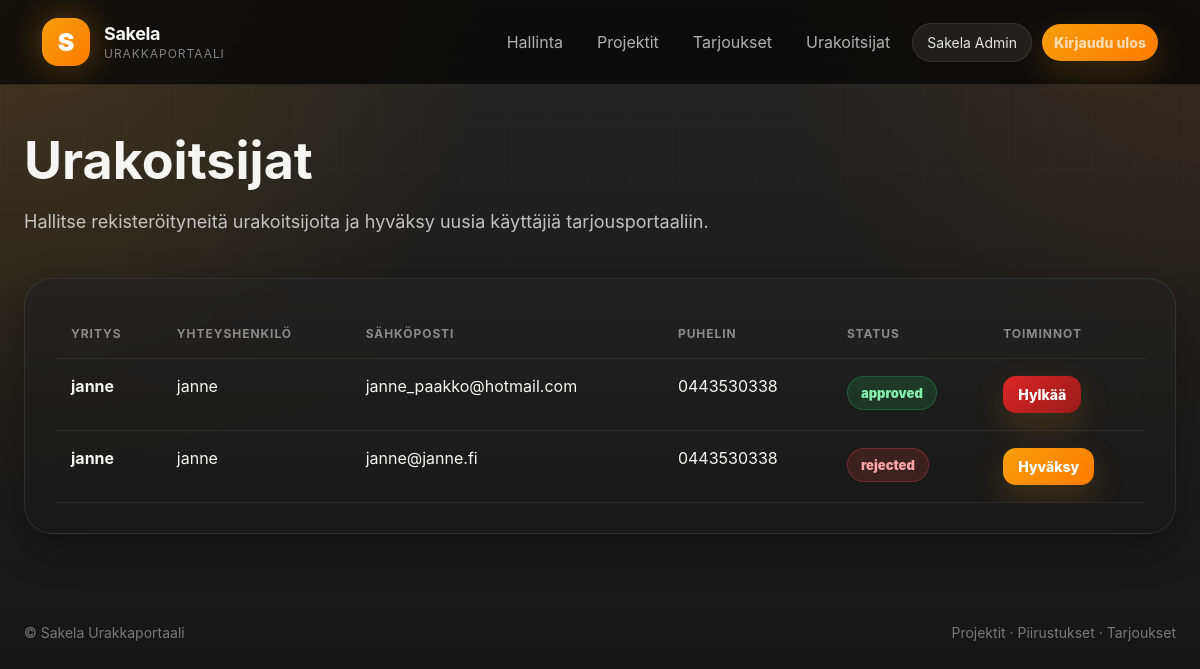
Screenshot of /admin/contractors (signed in) with the database file from the repository.
### tables this page shows
CREATE TABLE users (
            id INTEGER PRIMARY KEY AUTOINCREMENT,
            name TEXT NOT NULL,
            email TEXT NOT NULL UNIQUE,
            password_hash TEXT NOT NULL,
            role TEXT NOT NULL DEFAULT 'contractor',
            contractor_status TEXT NOT NULL DEFAULT 'pending',
            company_name TEXT,
            phone TEXT,
            created_at TEXT NOT NULL
        );

### app.py (the view)
@app.route("/admin/contractors")
@login_required
@admin_required
def admin_contractors():
    conn = get_db()
    contractors = conn.execute("""
        SELECT *
        FROM users
        WHERE role = 'contractor'
        ORDER BY created_at DESC
    """).fetchall()
    conn.close()
    return render_template("admin_contractors.html", contractors=contractors)

### app.py (called while the page is built)
def get_db():
    conn = sqlite3.connect(DATABASE)
    conn.row_factory = sqlite3.Row
    return conn

def current_user():
    if "user_id" not in session:
        return None
    conn = get_db()
    user = conn.execute(
        "SELECT * FROM users WHERE id = ?",
        (session["user_id"],)
    ).fetchone()
    conn.close()
    return user

def login_required(view_func):
    @wraps(view_func)
    def wrapper(*args, **kwargs):
        if "user_id" not in session:
            flash("Kirjaudu ensin sisään.", "warning")
            return redirect(url_for("login"))
        return view_func(*args, **kwargs)
    return wrapper

def admin_required(view_func):
    @wraps(view_func)
    def wrapper(*args, **kwargs):
        user = current_user()
        if not user or user["role"] != "admin":
            flash("Sinulla ei ole oikeutta tähän näkymään.", "danger")
            return redirect(url_for("index"))
        return view_func(*args, **kwargs)
    return wrapper

@app.context_processor
def inject_user():
    return {"current_user": current_user()}

### templates/admin_contractors.html (shortened to what this page needs)
{% extends "base.html" %}
{% block content %}
<div style="margin-bottom:40px;">
    <h1 style="font-size:52px; margin-bottom:14px;">
        Urakoitsijat
    </h1>
    <p
        style="
            color:rgba(255,255,255,0.72);
            font-size:18px;
            line-height:1.8;
        "
    >
        Hallitse rekisteröityneitä urakoitsijoita ja hyväksy
        uusia käyttäjiä tarjousportaaliin.
    </p>
</div>
<div class="card">
    {% if contractors %}
        <div class="table-wrap">
            <table>
                <thead>
                    <tr>
                        <th>Yritys</th>
                        <th>Yhteyshenkilö</th>
                        <th>Sähköposti</th>
                        <th>Puhelin</th>
                        <th>Status</th>
                        <th>Toiminnot</th>
                    </tr>
                </thead>
                <tbody>
                    {% for contractor in contractors %}
                        <tr>
                            <td>
                                <strong>
                                    {{ contractor.company_name }}
                                </strong>
                            </td>
                            <td>
                                {{ contractor.name }}
                            </td>
                            <td>
                                {{ contractor.email }}
                            </td>
                            <td>
                                {{ contractor.phone or "-" }}
                            </td>
                            <td>
                                <span
                                    class="
                                        status-pill
                                        status-{{ contractor.contractor_status }}
                                    "
                                >
                                    {{ contractor.contractor_status }}
                                </span>
                            </td>
                            <td>
                                <div
                                    style="
                                        display:flex;
                                        gap:10px;
                                        flex-wrap:wrap;
                                    "
                                >
                                    {% if contractor.contractor_status != "approved" %}
                                        <form
                                            method="POST"
                                            action="{{ url_for('approve_contractor', user_id=contractor.id) }}"
                                        >
                                            <button
                                                type="submit"
                                                class="btn btn-small"
                                            >
                                                Hyväksy
                                            </button>
                                        </form>
                                    {% endif %}
                                    {% if contractor.contractor_status != "rejected" %}
                                        <form
                                            method="POST"
                                            action="{{ url_for('reject_contractor', user_id=contractor.id) }}"
                                        >
                                            <button
                                                type="submit"
                                                class="btn btn-small"
                                                style="
                                                    background:linear-gradient(135deg,#dc2626,#991b1b);
                                                "
                                            >
                                                Hylkää
                                            </button>
                                        </form>
                                    {% endif %}
                                </div>
                            </td>
                        </tr>
                    {% endfor %}
                </tbody>
            </table>
        </div>
    {% else %}
        <div class="empty-state">
            Ei urakoitsijoita vielä.
        </div>
    {% endif %}
</div>
{% endblock %}

### templates/base.html (shortened to what this page needs)
<!DOCTYPE html>
<html lang="fi">
<head>
    <link rel="stylesheet" href="{{ url_for('static', filename='css/style.css') }}?v=3">
</head>
<body>
<header class="topbar">
    <a href="{{ url_for('index') }}" class="brand">
        <span class="brand-mark">S</span>
        <span>
            <strong>Sakela</strong>
            <small>Urakkaportaali</small>
        </span>
    </a>
    <nav class="nav">
        {% if current_user %}
            {% if current_user.role == "admin" %}
                <a href="{{ url_for('admin_dashboard') }}">Hallinta</a>
                <a href="{{ url_for('admin_projects') }}">Projektit</a>
                <a href="{{ url_for('admin_bids') }}">Tarjoukset</a>
                <a href="{{ url_for('admin_contractors') }}">Urakoitsijat</a>
            {% else %}
                <a href="{{ url_for('contractor_dashboard') }}">Etusivu</a>
                <a href="{{ url_for('contractor_projects') }}">Avoimet kohteet</a>
            {% endif %}
            <span class="user-pill">
                {{ current_user.name }}
            </span>
            <a href="{{ url_for('logout') }}" class="btn btn-small">
                Kirjaudu ulos
            </a>
        {% else %}
            <a href="{{ url_for('login') }}">Kirjaudu</a>
            <a href="{{ url_for('register') }}" class="btn btn-small">
                Hae urakoitsijaksi
            </a>
        {% endif %}
    </nav>
</header>
<main class="page">
    {% block content %}{% endblock %}
</main>
<footer
    style="
        max-width:1440px;
        margin:0 auto;
        padding:0 24px 34px;
        color:rgba(255,255,255,0.42);
        font-size:14px;
        display:flex;
        justify-content:space-between;
        gap:18px;
        flex-wrap:wrap;
    "
>
    <div>
        © Sakela Urakkaportaali
    </div>
    <div>
        Projektit · Piirustukset · Tarjoukset
    </div>
</footer>
</body>
</html>

### static/css/style.css (style rules this page uses)
:root { --bg: #070707; --bg-soft: #101010; --card: rgba(18, 18, 18, 0.78); --card-strong: rgba(25, 25, 25, 0.92); --border: rgba(255, 255, 255, 0.09); --border-strong: rgba(255, 255, 255, 0.14); --text: #f5f5f4; --muted: rgba(255, 255, 255, 0.68); --muted-2: rgba(255, 255, 255, 0.48); --accent: #f59e0b; --accent-2: #ff7b00; --accent-soft: rgba(245, 158, 11, 0.14); --danger: #dc2626; --success: #22c55e; --blue: #3b82f6; --radius-xl: 28px; --radius-lg: 22px; --radius-md: 16px; --shadow: 0 24px 80px rgba(0, 0, 0, 0.42); --shadow-soft: 0 14px 40px rgba(0, 0, 0, 0.28); }
* { margin: 0; padding: 0; box-sizing: border-box; }
html { scroll-behavior: smooth; }
body { min-height: 100vh; color: var(--text); font-family: Inter, Arial, Helvetica, sans-serif; background: radial-gradient(circle at top left, rgba(245, 158, 11, 0.16), transparent 34%), radial-gradient(circle at top right, rgba(255, 123, 0, 0.09), transparent 30%), linear-gradient(rgba(5,5,5,0.88), rgba(5,5,5,0.94)), url("https://images.unsplash.com/photo-1504307651254-35680f356dfd?q=80&w=2070&auto=format&fit=crop"); background-size: cover; background-position: center; background-attachment: fixed; }
body::before { content: ""; position: fixed; inset: 0; pointer-events: none; background: linear-gradient(rgba(255,255,255,0.025) 1px, transparent 1px), linear-gradient(90deg, rgba(255,255,255,0.025) 1px, transparent 1px); background-size: 42px 42px; mask-image: linear-gradient(to bottom, rgba(0,0,0,0.6), transparent 75%); z-index: -1; }
a { text-decoration: none; color: inherit; }
button, input, textarea, select { font-family: inherit; }
.topbar { width: 100%; padding: 18px 42px; display: flex; align-items: center; justify-content: space-between; gap: 24px; background: rgba(7, 7, 7, 0.78); backdrop-filter: blur(18px); border-bottom: 1px solid var(--border); position: sticky; top: 0; z-index: 100; }
.brand { display: flex; align-items: center; gap: 14px; }
.brand-mark { width: 48px; height: 48px; border-radius: 16px; background: linear-gradient(135deg, var(--accent), var(--accent-2)); display: flex; align-items: center; justify-content: center; font-size: 25px; font-weight: 900; color: white; box-shadow: 0 0 32px rgba(245,158,11,0.34); }
.brand strong { display: block; font-size: 18px; letter-spacing: -0.02em; }
.brand small { display: block; margin-top: 2px; color: var(--muted-2); font-size: 12px; letter-spacing: 0.08em; text-transform: uppercase; }
.nav { display: flex; align-items: center; gap: 10px; flex-wrap: wrap; justify-content: flex-end; }
.nav a { color: var(--muted); padding: 10px 12px; border-radius: 999px; transition: 0.2s ease; }
.user-pill { padding: 10px 14px; border-radius: 999px; background: rgba(255,255,255,0.08); border: 1px solid var(--border); color: rgba(255,255,255,0.88); font-size: 14px; }
.page { width: 100%; max-width: 1440px; margin: 0 auto; padding: 44px 24px 90px; }
.card, .stat-card { background: linear-gradient(180deg, rgba(255,255,255,0.055), rgba(255,255,255,0.025)), var(--card); backdrop-filter: blur(18px); border: 1px solid var(--border); border-radius: var(--radius-xl); box-shadow: var(--shadow-soft); }
.card { padding: 30px; }
.btn { display: inline-flex; align-items: center; justify-content: center; gap: 9px; padding: 14px 22px; border-radius: 15px; background: linear-gradient(135deg, var(--accent), var(--accent-2)); color: white; font-weight: 800; border: 0; cursor: pointer; transition: 0.18s ease; box-shadow: 0 12px 32px rgba(245,158,11,0.18); }
.btn-small { padding: 10px 15px; border-radius: 13px; font-size: 14px; }
.table-wrap { overflow-x: auto; }
table { width: 100%; border-collapse: collapse; }
table th, table td { text-align: left; padding: 17px 16px; border-bottom: 1px solid rgba(255,255,255,0.075); vertical-align: top; }
table th { color: var(--muted-2); font-size: 12px; text-transform: uppercase; letter-spacing: 0.08em; }
.status-pill { display: inline-flex; align-items: center; white-space: nowrap; padding: 8px 13px; border-radius: 999px; font-size: 13px; font-weight: 900; border: 1px solid transparent; }
.status-open, .status-approved, .status-accepted { background: rgba(34,197,94,0.16); color: #86efac; border-color: rgba(34,197,94,0.28); }
.status-rejected, .status-closed { background: rgba(239,68,68,0.16); color: #fca5a5; border-color: rgba(239,68,68,0.28); }

### rows the page displays
users: name "Sakela Admin"
users: company_name "janne", name "janne", email "janne_paakko@hotmail.com", phone "0443530338", contractor_status "approved"
users: company_name "janne", name "janne", email "janne@janne.fi", phone "0443530338", contractor_status "rejected"
